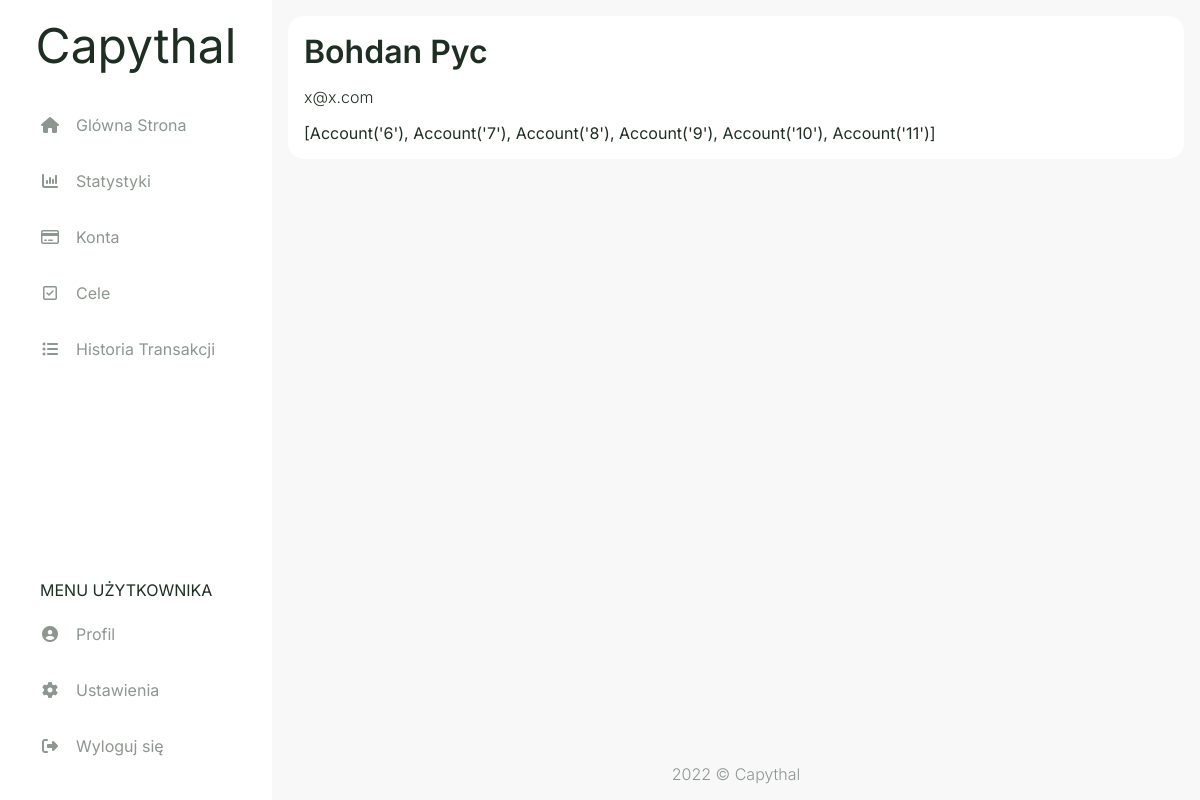
Screenshot of /userpage (signed in) with the database file from the repository.
### capythal/models.py (models this page shows, shortened)
class user(db.Model, UserMixin):
    id = db.Column(db.Integer, primary_key=True)
    name = db.Column(db.String(30), nullable=False)
    surname = db.Column(db.String(30), nullable=False)
    email = db.Column(db.String(50), unique=True, nullable=False)
    password = db.Column(db.String(60), nullable=False)
    settings = db.relationship("settings", back_populates="user", uselist=False)
    account = db.relationship("account", backref="user", lazy=True)

class account(db.Model):
    id = db.Column(db.Integer, primary_key=True)
    user_id = db.Column(db.Integer, db.ForeignKey('user.id'), nullable=False)
    currency_id = db.Column(db.Integer, db.ForeignKey('currency.id'), nullable=False)
    card_id = db.Column(db.Integer, db.ForeignKey('card.id'))
    acc_type_id = db.Column(db.Integer, db.ForeignKey('acc_type.id'), nullable=False)
    style_id = db.Column(db.Integer, db.ForeignKey('style.id'), nullable=False)
    card_number = db.Column(db.String(4))
    fin_inst = db.Column(db.String(20))
    transaction = db.relationship("transaction", backref="account", lazy=True)
    settings = db.relationship("settings", back_populates="account", uselist=False)
    goal = db.relationship("goal", backref="account", lazy=True)
    def __repr__(self):
        return f"Account('{self.id}')"

### capythal/routes.py (the view)
@app.route('/userpage')
def userpage():
    if current_user.is_authenticated:
        return render_template("userpage.html")
    else:
        return redirect(url_for('login'))

### capythal/models.py (called while the page is built)
@login_manager.user_loader
def load_user(user_id):
    return user.query.get(int(user_id))

### capythal/templates/userpage.html (shortened to what this page needs)
{% extends "layout.html" %}
{% set active_page = "userpage" %}
{% block head %}
  {{ super() }}
  <link rel="stylesheet" href="{{ url_for('static', filename='css/userpage.css') }}">
{% endblock %}
{% block content %}
<div class="userpage-flexbox">
  <div class="user-full-name">{{ current_user.name }} {{ current_user.surname }}</div>
  <div class="user-email">{{ current_user.email }}</div>
  <div class="test">{{ current_user.account }}</div>
</div>
{% endblock %}

### capythal/static/css/style.css (style rules this page uses)
html, body { padding: 0; margin: 0; }
html { height: 100%; font-family: 'Inter', sans-serif; width: 100%; }
body { background-color: #F8F8F8; color: #1F2E23; min-height: 100vh; display: flex; flex-direction: column; }
* { box-sizing: border-box; }

### capythal/static/css/userpage.css (style rules this page uses)
.userpage-flexbox { margin: 1rem; padding: 1rem; display: flex; background-color: white; border-radius: 1rem; gap: 1rem; flex-wrap: wrap; flex-direction: column; }
.user-full-name { font-size: 2rem; font-weight: 600; }
.user-email { font-weight: 300; }

### rows the page displays
user: name "Bohdan", surname "Pyc", email "x@x.com"
account: account "[Account('6'), Account('7'), Account('8'), Account('9'), Account('10'), Account('11')]"
